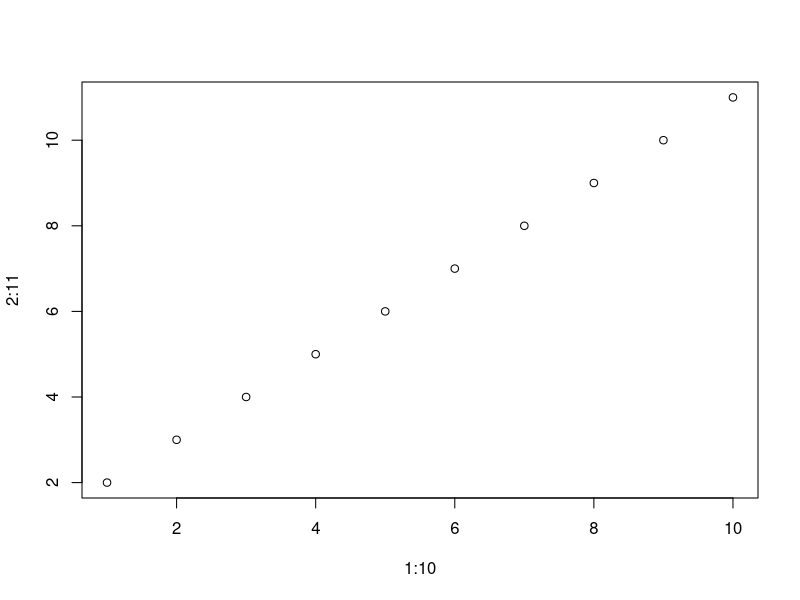
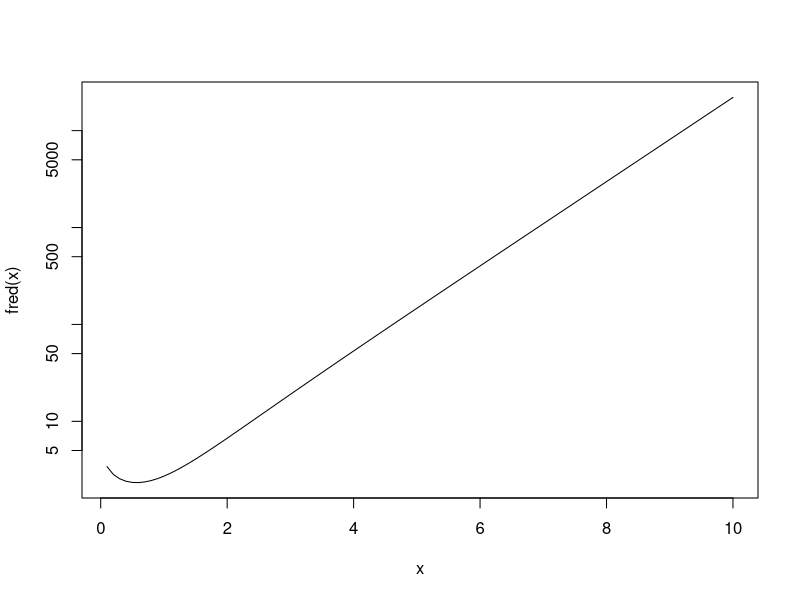

These charts were generated, in order, by the following R code: (Note: this script raises an error after producing the figures.)
## ---- chunk 1
2 + 2
2 +
2
(2
+ 2)
## ---- chunk 2
2 + 2; pi; "argle bargle"
## ---- chunk 3
foo <- 2
foo
foo = 3
foo
4 -> foo
foo
foo <<- 5
foo
6 ->> foo
foo
assign("foo", 7)
foo
## ---- chunk 4
x <- 1
x
## ---- chunk 5
x <- rnorm(10000)
head(x)
tail(x)
summary(x)
## ---- chunk 6
x <- y <- 2
x
y
## ---- chunk 7
x <- 2
x<-2
## ---- chunk 8
typeof(function(x) x)
## ---- chunk 9
ralph <- function(x) {
    x <- 2
    return(x)
}
x <- 1
ralph(x)
x
## ---- chunk 10
fred <- function(x, y) x + y
fred(2, 3)
## ---- chunk 11
fred <- function(x, y) {
   x <- cos(x)
   y <- exp(y)
   x + y
}
fred(2, 3)
## ---- chunk 12
fred <- function(x, y) return(x + y)
fred(2, 3)
## ---- chunk 13
sally <- plot(1:10, 2:11)
sally
## ---- chunk 14
fred <- function(x, y) {
   x <- cos(x)
   y <- exp(y)
   return(x + y)
   cat("just something here that can never get executed\n")
}
fred(2, 3)
## ---- chunk 15
fred <- function(x) exp(x) - log(x)
optimize(fred, c(0.1, 10))
## ---- chunk 16
curve(fred, from = 0.1, to = 10, log = "y")
## ---- chunk 17
optimize(function(x) exp(x) - log(x), c(0.1, 10))
## ---- chunk 18
(function(x) exp(x) - log(x))(2.7)
## ---- chunk 19
one <- 1
one
is.vector(one)
length(one)
## ---- chunk 20
1:40
## ---- chunk 21
one <- 1
typeof(one)
mode(one)
storage.mode(one)
class(one)
## ---- chunk 22
lone <- length(one)
typeof(lone)
mode(lone)
storage.mode(lone)
class(lone)
## ---- chunk 23
typeof(sqrt(-1))
## ---- chunk 24
typeof(sqrt(-1+0i))
## ---- chunk 25
sqrt(-1)
sqrt(-1+0i)
## ---- chunk 26
typeof(TRUE)
typeof(T)
T <- "spaghetti"
typeof(T)
## ---- chunk 27
TRUE <- "spaghetti"
## ---- chunk 28
LETTERS
## ---- chunk 29
length(LETTERS)
head(LETTERS)
tail(LETTERS)
length(colors())
head(colors())
tail(colors())
length(1:20)
length(double())
## ---- chunk 30
1:5 + 6:10
1:5 * 6:10
1:5 ^ 6:10
## ---- chunk 31
(1:5)^(6:10)
## ---- chunk 32
dnorm(1:5, 6:10, 11:15)
## ---- chunk 33
dnorm(1, 6, 11)
dnorm(2, 7, 12)
dnorm(3, 8, 13)
dnorm(4, 9, 14)
dnorm(5, 10, 15)
## ---- chunk 34
1:5 + 2
1:5 * 2
(1:5)^2
dnorm(1:5, 2, 2)
## ---- chunk 35
dnorm(1:2, 1:3, 1:5)
dnorm(1, 1, 1)
dnorm(2, 2, 2)
dnorm(1, 3, 3)
dnorm(2, 1, 4)
dnorm(1, 2, 5)
## ---- chunk 36
1:2 + 1:3
## ---- chunk 37
sum(1:5)
prod(1:5)
max(1:5)
min(1:5)
## ---- chunk 38
Reduce("+", 1:5, 0)
Reduce(function(x, y) if (x > y) x else y, 1:5, -Inf)
## ---- chunk 39
x <- rnorm(6)
x
ifelse(x < 0, x - 3, x + 3)
x + 3 * sign(x)
## ---- chunk 40
LETTERS[7]
## ---- chunk 41
LETTERS[2 * 1:7 - 1]
## ---- chunk 42
LETTERS[- (2 * 1:7 - 1)]
## ---- chunk 43
LETTERS[0:5]
## ---- chunk 44
LETTERS[seq(along = LETTERS) %% 2 == 1]
## ---- chunk 45
LETTERS[1:length(LETTERS) %% 2 == 1]
## ---- chunk 46
LETTERS[seq(1, length(LETTERS), 2)]
## ---- chunk 47
names(LETTERS) <- letters
LETTERS[c("d", "o", "g")]
## ---- chunk 48
get("names<-")
## ---- chunk 49
LETTERS[seq(along = LETTERS) %% 2 == 1] <- "woof"
LETTERS
## ---- chunk 50
rm(LETTERS)
LETTERS
## ---- chunk 51
x <- rnorm(100)
sum(x < 0)
## ---- chunk 52
foo <- 1:10
names(foo) <- foo + 100
foo
class(names(foo))
letters[1:3] <- rnorm(3)
letters[1:10]
## ---- chunk 53
as.character(1:5)
as.numeric(letters[1:5])
as.logical(0:5)
## ---- chunk 54
foo <- as.integer(c(0:5, NA))
foo
as.logical(foo)
foo <- c(0:5, pi, NA, NaN)
# has to be type double if contains pi
foo
as.logical(foo)
## ---- chunk 55
sally <- list(color = "red", number = pi,
    method = function(x, y) x + y)
sally
## ---- chunk 56
sally[3]
## ---- chunk 57
sally[[3]]
## ---- chunk 58
sally[2:3]
sally[[2:3]]
## ---- chunk 59
sally$method
sally[["method"]]
sally[[3]]
## ---- chunk 60
names(sally)[3] <- "function"
sally[["function"]]
sally[[3]]
## ---- chunk 61
sally
## ---- chunk 62
sally$`function`
## ---- chunk 63
get("[")
get("[[")
get("$")
get("[<-")
get("[[<-")
## ---- chunk 64
sally <- list(color = "red", number = pi,
    method = function(x, y) x + y)
sally$method(2, 3)
## ---- chunk 65
sally[[3]](2, 3)
## ---- chunk 66
fred <- function(y) function(x) x + y
fred(2)(3)
## ---- chunk 67
D(expression(x^3), "x")
D(expression(sin(x)), "x")
deriv(expression(sin(x)), "x")
## ---- chunk 68
deriv(expression(sin(x)), "x", function.arg = "x")
## ---- chunk 69
fred <- function(x, y) x + y
fran <- function(x) fred(x, 2)
fran(3)
## ---- chunk 70
sum
## ---- chunk 71
get("function")
`function`
## ---- chunk 72
fred <- `+`
fred(2, 3)
## ---- chunk 73
fred <- function(x, y) x^y
fred(2, 3)
fred(3, 2)
fred(x = 2, y = 3)
fred(y = 3, x = 2)
## ---- chunk 74
fred <- function(xerxes, yolanda) xerxes^yolanda
fred(y = 3, x = 2)
## ---- chunk 75
fred <- function(xerxes = 4, yolanda = 5) xerxes^yolanda
fred()
fred(2)
fred(2, 3)
fred(yola = 3)
## ---- chunk 76
fred <- function(x, fun1 = mean, fun2 = function(x) mean(x^2))
    fun2(x - fun1(x))
fred(1:10)
## ---- chunk 77
fred(1:10, median, function(x) median(abs(x)))
## ---- chunk 78
fred <- function(x, mu = mean(x), fun = function(x) mean(x^2))
    fun(x - mu)
fred(1:10)
## ---- chunk 79
fred(1:10, median(1:10), function(x) median(abs(x)))
## ---- chunk 80
svd
## ---- chunk 81
sample
## ---- chunk 82
args(list)
## ---- chunk 83
alice <- function(...) {
    args <- list(...)
    if (is.null(args$fred)) args$fred <- "J. Fred Muggs"
    args
}
alice(x = "foo", y = "bar")
alice(fred = 10)
## ---- chunk 84
fred <- function(..., herman = "default")
    list(dots = list(...), herman = herman)
fred(g = 1:10, h = c("red", "orange", "yellow", "blue",
    "green", "indigo", "violet"), i = function(x) x)
## ---- chunk 85
fred <- function(herman = "default", ...)
    list(dots = list(...), herman = herman)
fred(g = 1:10, h = c("red", "orange", "yellow", "blue",
    "green", "indigo", "violet"), i = function(x) x)
## ---- chunk 86
# make up true unknown parameter value ("simulation truth")
alpha <- pi
# make up sample size
n <- 30
# make up data, set RNG seed to get same data every time
set.seed(42)
x <- rgamma(n, shape = alpha)
# log likelihood function
logl <- function(alpha, x)
    sum(dgamma(x, shape = alpha, log = TRUE))
# need interval to optimize over, true "unknown" parameter
# value should be in interval mean(x) + or - 3 * sd(x)
# because E(X) = alpha
interval <- mean(x) + c(-1, 1) * 3 * sd(x)
# but have to not allow non-positive parameter values
interval <- pmax(mean(x) / 1e3, interval)
# maximize the log likelihood
oout <- optimize(logl, maximum = TRUE, interval, x = x)
oout$maximum
mean(x)
## ---- chunk 87
mylogl <- Vectorize(function(alpha) logl(alpha, x))
curve(mylogl, from = interval[1], to = interval[2],
    xlab=expression(alpha), ylab=expression(logl(alpha)))
## ---- chunk 88
logl <- function(alpha)
    sum(dgamma(x, shape = alpha, log = TRUE))
## ---- chunk 89
oout <- optimize(logl, maximum = TRUE, interval)
oout$maximum
## ---- chunk 90
logl <- function(alpha, x)
    sum(dgamma(x, shape = alpha, log = TRUE))
## ---- chunk 91
y <- x
rm(x) # now x is gone
## ---- chunk 92
oout <- optimize(logl, maximum = TRUE, interval, x = y)
oout$maximum
## ---- chunk 93
logl <- function(alpha, x) {
    stopifnot(is.numeric(alpha))
    stopifnot(is.finite(alpha))
    stopifnot(length(alpha) == 1)
    stopifnot(alpha > 0)
    stopifnot(is.numeric(x))
    stopifnot(is.finite(x))
    stopifnot(x > 0)
    sum(dgamma(x, shape = alpha, log = TRUE))
}
## ---- chunk 94
oout <- optimize(logl, maximum = TRUE, interval, x = y)
oout$maximum
## ---- chunk 95
mean(double())
## ---- chunk 96
mean(NA)
mean(NaN)
## ---- chunk 97
winsorizedMean <- function(x, winsorize = 0.2) {
    stopifnot(is.numeric(x))
    stopifnot(is.numeric(winsorize))
    stopifnot(length(winsorize) == 1)
    stopifnot(0 < winsorize & winsorize < 0.5)
    n <- length(x)
    if (n == 0) return(NaN)
    if (anyNA(x)) return(NaN)
    # now calculate the Winsorized mean of x in the case where
    # we know length(x) > 0 and there are no NA or NaN in x
}
## ---- chunk 98
anyNA(NA)
anyNA(NaN)
## ---- chunk 99
winsorizedMean <- function(x, winsorize = 0.2) {
    stopifnot(is.numeric(x))
    stopifnot(is.numeric(winsorize))
    stopifnot(length(winsorize) == 1)
    stopifnot(0 < winsorize & winsorize < 0.5)
    n <- length(x)
    if (n == 0) return(NaN)
    if (anyNA(x)) return(NaN)

    k <- floor(n * winsorize)
    if (k >= n / 2) stop("winsorize too large")
    if (k == 0) return(mean(x))
    x <- sort.int(x, partial = c(k + 1, n - k))
    if (k + 2 >= n - k - 1)
        return(mean(x[c(k + 1, n - k)]))
    else
        return ((k + 1) * (x[k + 1] + x[n - k]) +
            sum(x[seq(k + 2, n - k - 1)])) / n
}
## ---- chunk 100
winsorizedMean("fred")
winsorizedMean(double())
winsorizedMean(NA)
winsorizedMean(NaN)
winsorizedMean(1:10, 0.6)
winsorizedMean(1:10, "fred")
winsorizedMean(1:10, 1:10)
winsorizedMean(1:10, -3)
## ---- chunk 101
winsorizedMean(NA_real_)
winsorizedMean(c(1.1, 2.2, NA))
## ---- chunk 102
# make up some data
x <- rnorm(20)
identical(winsorizedMean(x, 0.001), mean(x))
## ---- chunk 103
identical(winsorizedMean(x, 0.499), median(x))
## ---- chunk 104
w1 <- winsorizedMean(x)
sx <- sort(x)
ilow <- seq(along = x) < length(x) * 0.2
ihig <- seq(along = x) > length(x) * 0.8
x.nonrep <- sx[! (ilow & ihig)]
sx[ilow] <- min(x.nonrep)
sx[ihig] <- max(x.nonrep)
w2 <- mean(sx)
identical(w1, w2)
## ---- chunk 105
w1 - w2
## ---- chunk 106
sort(x)
sx
## ---- chunk 107
floor(length(x) * 0.2)
## ---- chunk 108
ilow
ihig
## ---- chunk 109
ilow <- seq(along = x) <= length(x) * 0.2
ihig <- seq(along = x) >= length(x) * 0.8
ilow
ihig
## ---- chunk 110
ihig <- rev(ilow)
ihig
## ---- chunk 111
sx <- sort(x)
sx
x.nonrep <- sx[! (ilow & ihig)]
x.nonrep
## ---- chunk 112
x.nonrep <- sx[(! ilow) & (! ihig)]
x.nonrep
## ---- chunk 113
sx[ilow] <- min(x.nonrep)
sx[ihig] <- max(x.nonrep)
w2 <- mean(sx)
identical(w1, w2)
## ---- chunk 114
w1 - w2
## ---- chunk 115
sort(x)
sx
## ---- chunk 116
n <- length(x)
winsorize <- 0.2
k <- floor(n * winsorize)
k
myx <- sort.int(x, partial = c(k + 1, n - k))
myx
w3 <- (k + 1) * (myx[k + 1] + x[n - k]) +
            sum(myx[seq(k + 2, n - k - 1)]) / n
identical(w1, w3)
## ---- chunk 117
winsorizedMean <- function(x, winsorize = 0.2) {
    stopifnot(is.numeric(x))
    stopifnot(is.numeric(winsorize))
    stopifnot(length(winsorize) == 1)
    stopifnot(0 < winsorize & winsorize < 0.5)
    n <- length(x)
    if (n == 0) return(NaN)
    if (anyNA(x)) return(NaN)

    k <- floor(n * winsorize)
    if (k >= n / 2) stop("winsorize too large")
    if (k == 0) return(mean(x))
    x <- sort.int(x, partial = c(k + 1, n - k))
    if (k + 2 >= n - k - 1)
        return(mean(x[c(k + 1, n - k)]))
    else
        return(((k + 1) * (x[k + 1] + x[n - k]) +
            sum(x[seq(k + 2, n - k - 1)])) / n)
}
## ---- chunk 118
w1 <- winsorizedMean(x)
identical(w1, w2)
w1 - w2
all.equal(w1, w2)
## ---- chunk 119
winsorizedMean("fred")
winsorizedMean(double())
winsorizedMean(NA_real_)
winsorizedMean(NaN)
winsorizedMean(1:10, 0.6)
winsorizedMean(1:10, "fred")
winsorizedMean(1:10, 1:10)
winsorizedMean(1:10, -3)
identical(winsorizedMean(x, 0.001), mean(x))
identical(winsorizedMean(x, 0.499), median(x))
## ---- chunk 120
x <- rnorm(21)
winsorizedMean("fred")
winsorizedMean(double())
winsorizedMean(NA_real_)
winsorizedMean(NaN)
winsorizedMean(1:10, 0.6)
winsorizedMean(1:10, "fred")
winsorizedMean(1:10, 1:10)
winsorizedMean(1:10, -3)
identical(winsorizedMean(x, 0.001), mean(x))
identical(winsorizedMean(x, 0.499), median(x))
w1 <- winsorizedMean(x)
sx <- sort(x)
ilow <- seq(along = x) <= length(x) * 0.2
ihig <- rev(ilow)
x.nonrep <- sx[(! ilow) & (! ihig)]
sx[ilow] <- min(x.nonrep)
sx[ihig] <- max(x.nonrep)
w2 <- mean(sx)
identical(w1, w2)
